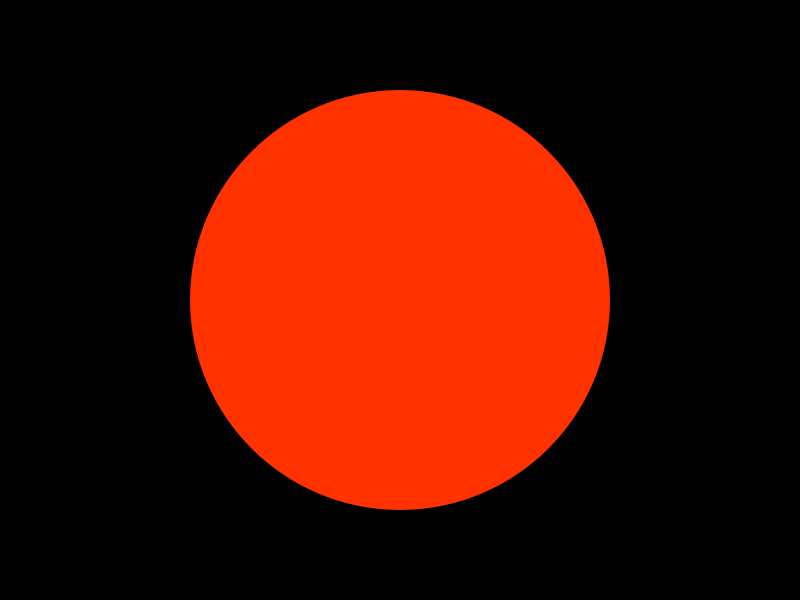
Frame 1 (no input)
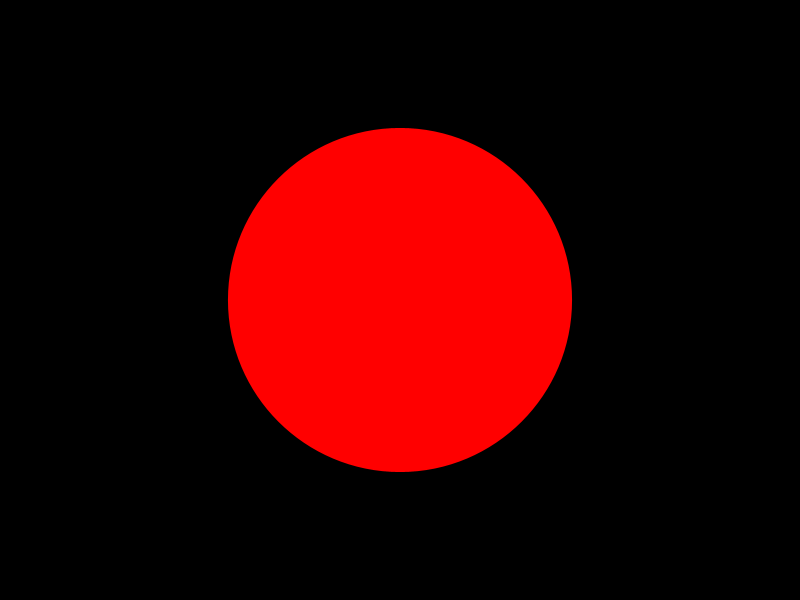
Frame 60 (the mouse pressed at the canvas centre just before this capture)
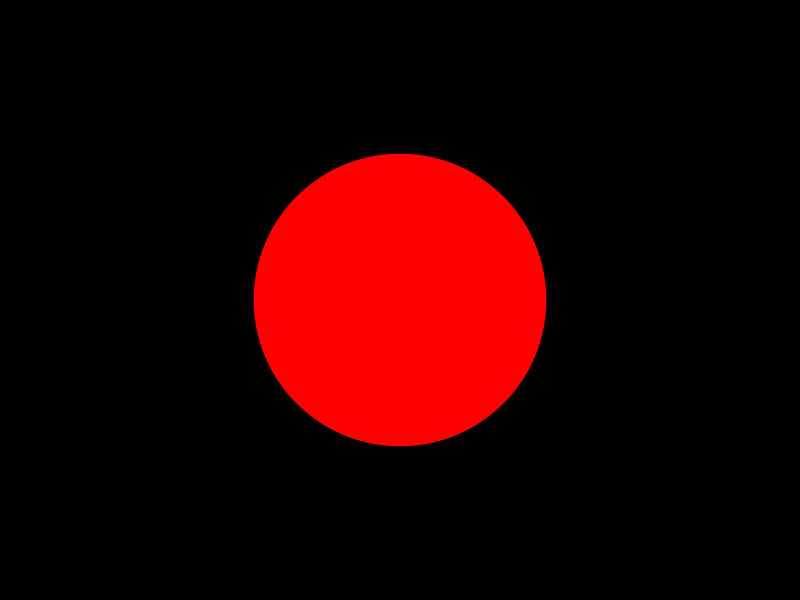
Frame 120 (the mouse held since frame 60 and released just before this capture)

The Processing sketch that drew these frames (run headless with seeded random() and noise(); from frame 60 on, the mouse is pressed at the canvas centre):

// Processing sketch: list3_4
// ── list3_4.pde
float diameter;
float hue;

// 初期設定
void setup() {
  // 画面初期設定
  size(800, 600);
  frameRate(60);
  colorMode(HSB, 360, 100, 100, 100);
  noStroke();
}

// 繰り返し描画
void draw() {
  // 背景を描画して前のフレームを消去する
  background(0);
  // 円の直径をsin()で変化させる
  diameter = 400 + sin(frameCount * 0.1) * 200;
  // 円の色相をsin()で変化させる
  hue = sin(frameCount * 0.1) * 120;  
  // 色を設定する
  fill(hue, 100, 100);
  // 円を描画する
  ellipse(width/2, height/2, diameter, diameter);
}
